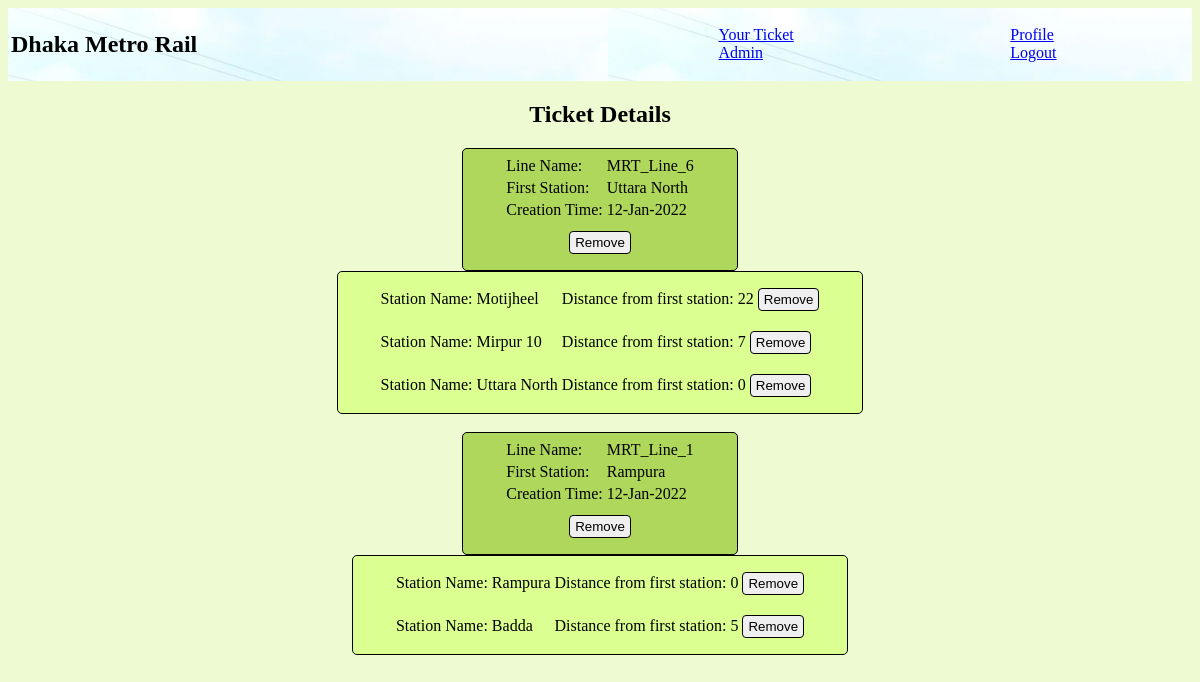
Page /view_train_details.php (signed in) on the committed database.
### tables this page shows
CREATE TABLE `line` (
  `idNo` int(11) NOT NULL,
  `lineName` varchar(55) DEFAULT NULL,
  `firstStation` varchar(55) DEFAULT NULL,
  `discription` text DEFAULT NULL,
  `timeStamp` varchar(55) DEFAULT NULL,
  `numOfTrains` varchar(55) DEFAULT NULL
);

CREATE TABLE `mrt_line_6` (
  `idNo` int(11) NOT NULL,
  `stationName` varchar(55) DEFAULT NULL,
  `distance` varchar(55) DEFAULT NULL,
  `timeStamp` varchar(55) DEFAULT NULL
);

CREATE TABLE `mrt_line_1` (
  `idNo` int(11) NOT NULL,
  `stationName` varchar(55) DEFAULT NULL,
  `distance` varchar(55) DEFAULT NULL,
  `timeStamp` varchar(55) DEFAULT NULL
);

### db.php (called while the page is built, shortened)
<?php
function coonectDB(){
    $servername = "localhost";
    $username = "root";
    $password = "";
    try {
    $conn = new PDO("mysql:host=$servername;dbname=dhakametroraildb", $username, $password);
    $conn->setAttribute(PDO::ATTR_ERRMODE, PDO::ERRMODE_EXCEPTION);
    } catch(PDOException $e) {
    }
    return $conn;
}
function getDataDB($tableName, $orderBy="", $where=""){
    $sql = "SELECT * FROM ". $tableName ." ";
    $sql.= ';';
    $conn = coonectDB();
    $result = $conn->query($sql);
    $rows = $result->fetchAll();
    return $rows;
}
?>

### view_train_details.php (the view, shortened to what this page needs)
<?php
require_once('header.php');
?>
<!DOCTYPE html>
<html lang="en">
<head>
</head>
<body>
    <?php
    $rows = getDataDB('line');
    echo '<center><h2>Ticket Details</h2></center>';
    foreach($rows as $row) {
        echo '<form method="POST">';
        echo '<table class="input_field">';
        echo "<tr><td> Line Name: </td><td>".$row['lineName']."</td>";
        echo "<tr><td> First Station: </td><td>".$row['firstStation']."</td>";
        echo "<tr><td> Creation Time: </td><td>".date('d-M-Y',$row['timeStamp']).'</td>';
        echo '<tr><td colspan ="2">';
        echo '<center> <input type="submit" name = "submit2" value="Remove"> </center>';
        echo '</td></tr></table>';
        echo '</form>';
        $rows2 =getDataDB($row['lineName']);
        if($rows2){
            echo '<form method="POST">';
            echo '<table class="input_field" style="background-color:#dbff91;">';
        }
        foreach($rows2 as $row2){
            echo "<tr><td> Station Name: </td><td>".$row2['stationName']."</td>";
            echo "<td> Distance from first station: </td><td>".$row2['distance'];
            echo ' <input type="submit" name = "submit" value="Remove">';
            echo"</td></tr>";
        }
        if($rows2)
            echo '</table><br>';
            echo '</form>';
    }
    ?>
</body>
</html>

### header.php (style rules this page uses)
body { background-color: #edfad2; }
.input_field { border: 1px solid; background-color: #AED75B; width: auto; margin: auto; padding: 5px 40px; border-radius: 5px; }
.input_field input,.input_field textarea, .input_field select, .input_field option { width: auto; padding: 3px 5px; margin: 8px 0px; display: inline-block; border: 1px solid ; border-radius: 4px; box-sizing: border-box; }

### rows in the picture
line: lineName "MRT_Line_6", firstStation "Uttara North", timeStamp "12-Jan-2022"
mrt_line_6: stationName "Motijheel", distance "22"
mrt_line_6: stationName "Mirpur 10", distance "7"
mrt_line_6: stationName "Uttara North", distance "0"
line: lineName "MRT_Line_1", firstStation "Rampura", timeStamp "12-Jan-2022"
mrt_line_1: stationName "Rampura", distance "0"
mrt_line_1: stationName "Badda", distance "5"
